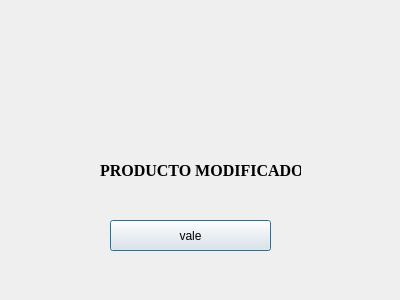
<?xml version="1.0" encoding="UTF-8"?>
<ui version="4.0">
 <class>Modificar</class>
 <widget class="QDialog" name="Modificar">
  <property name="geometry">
   <rect>
    <x>0</x>
    <y>0</y>
    <width>400</width>
    <height>300</height>
   </rect>
  </property>
  <property name="windowTitle">
   <string>Dialog</string>
  </property>
  <widget class="QLabel" name="lblAviso">
   <property name="geometry">
    <rect>
     <x>100</x>
     <y>150</y>
     <width>201</width>
     <height>41</height>
    </rect>
   </property>
   <property name="font">
    <font>
     <family>Times New Roman</family>
     <pointsize>12</pointsize>
     <weight>75</weight>
     <bold>true</bold>
    </font>
   </property>
   <property name="text">
    <string>PRODUCTO MODIFICADO</string>
   </property>
  </widget>
  <widget class="QLabel" name="label_2">
   <property name="geometry">
    <rect>
     <x>120</x>
     <y>40</y>
     <width>141</width>
     <height>101</height>
    </rect>
   </property>
   <property name="text">
    <string/>
   </property>
   <property name="pixmap">
    <pixmap resource="img/aviso2.qrc">:/newPrefix/kisspng-warning-sign-computer-icons-symbol-clip-art-alert-icon-image-gallery-5ab048f60c5a21.2844429515215024540506.png</pixmap>
   </property>
   <property name="scaledContents">
    <bool>true</bool>
   </property>
  </widget>
  <widget class="QPushButton" name="btnNo">
   <property name="geometry">
    <rect>
     <x>110</x>
     <y>220</y>
     <width>161</width>
     <height>31</height>
    </rect>
   </property>
   <property name="text">
    <string>vale</string>
   </property>
  </widget>
 </widget>
 <resources>
  <include location="img/aviso2.qrc"/>
  <include location="../../../../Program Files (x86)/Qt Designer/img/aviso2.qrc"/>
 </resources>
 <connections/>
</ui>
